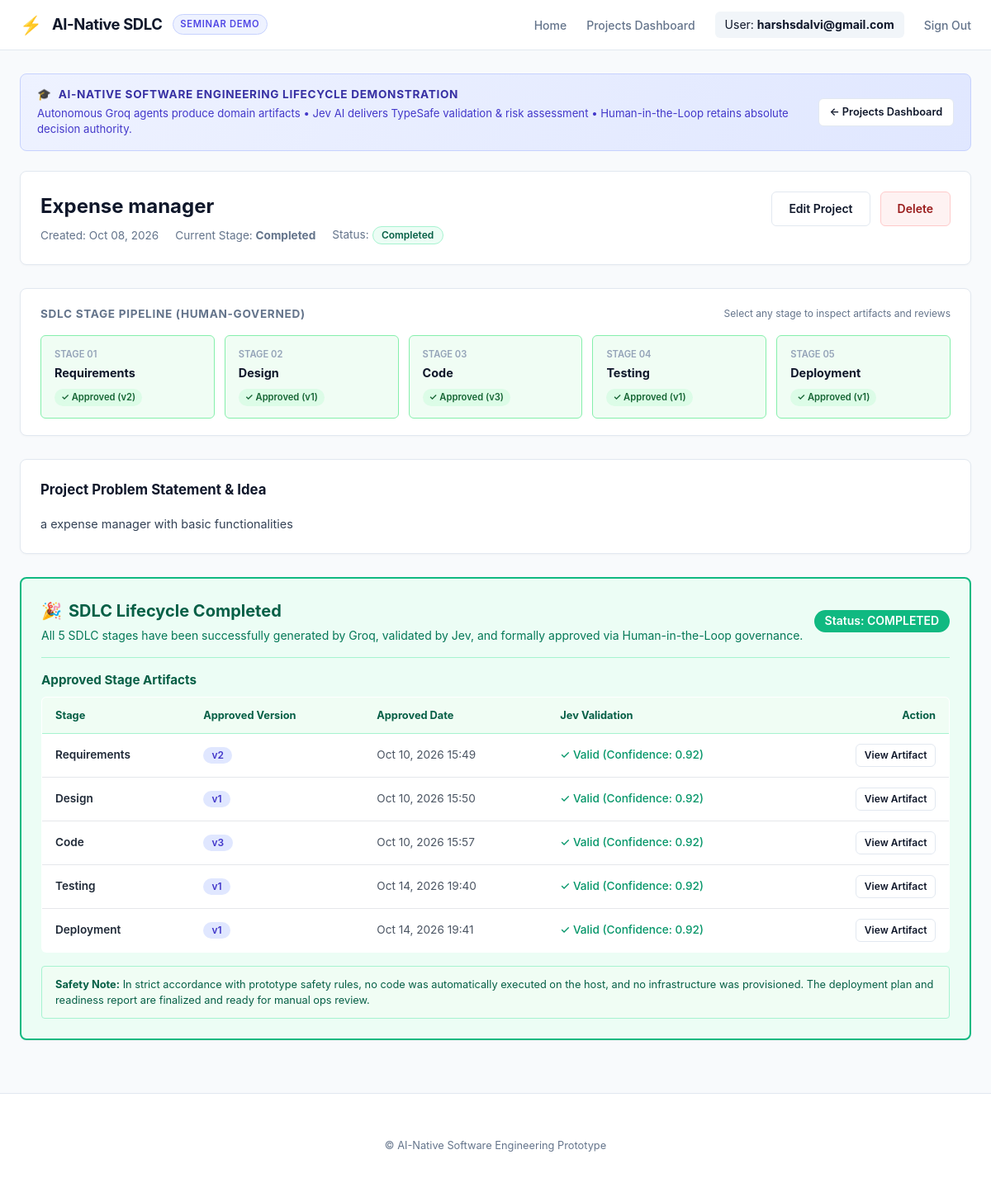
Screenshot of /projects/1/ (signed in) with the database file from the repository.
### projects/models.py (models this page shows, shortened)
class Project(models.Model):
    STAGE_CHOICES = [
        ('REQUIREMENTS', 'Requirements'),
        ('DESIGN', 'Design'),
        ('CODE', 'Code'),
        ('TESTING', 'Testing'),
        ('DEPLOYMENT', 'Deployment'),
        ('COMPLETED', 'Completed'),
    ]
    STATUS_CHOICES = [
        ('ACTIVE', 'Active'),
        ('COMPLETED', 'Completed'),
        ('ARCHIVED', 'Archived'),
    ]
    owner = models.ForeignKey(User, on_delete=models.CASCADE, related_name='projects')
    name = models.CharField(max_length=255)
    description = models.TextField()
    current_stage = models.CharField(max_length=20, choices=STAGE_CHOICES, default='REQUIREMENTS')
    status = models.CharField(max_length=20, choices=STATUS_CHOICES, default='ACTIVE')
    created_at = models.DateTimeField(auto_now_add=True)
    updated_at = models.DateTimeField(auto_now=True)
    class Meta:
        ordering = ['-updated_at']

### workflow/models.py (models this page shows, shortened)
class Artifact(models.Model):
    SOURCE_CHOICES = [
        ('AI', 'AI Generated'),
        ('HUMAN', 'Human Edited'),
    ]
    project = models.ForeignKey(Project, on_delete=models.CASCADE, related_name='artifacts')
    stage = models.CharField(max_length=20, choices=Project.STAGE_CHOICES)
    version = models.PositiveIntegerField(default=1)
    content = models.TextField()
    created_by = models.ForeignKey(User, on_delete=models.SET_NULL, null=True, blank=True, related_name='created_artifacts')
    source_type = models.CharField(max_length=10, choices=SOURCE_CHOICES, default='AI')
    is_approved = models.BooleanField(default=False)
    created_at = models.DateTimeField(auto_now_add=True)
    validation_meta = models.JSONField(null=True, blank=True)
    class Meta:
        unique_together = ('project', 'stage', 'version')
        ordering = ['-version']

### projects/views.py (the view)
# urls.py: path('<int:pk>/', views.project_detail_view, name='project_detail'),
@login_required
def project_detail_view(request, pk):
    project = get_object_or_404(Project, pk=pk, owner=request.user)
    stages = [s[0] for s in Project.STAGE_CHOICES]
    current_index = stages.index(project.current_stage) if project.current_stage in stages else 0
    completion_summary = None
    if project.status == 'COMPLETED' or project.current_stage == 'COMPLETED':
        summary_artifacts = []
        for s_key, s_name in [('REQUIREMENTS', 'Requirements'), ('DESIGN', 'Design'), ('CODE', 'Code'), ('TESTING', 'Testing'), ('DEPLOYMENT', 'Deployment')]:
            appr = project.artifacts.filter(stage=s_key, is_approved=True).order_by('-version').first()
            summary_artifacts.append({
                'stage': s_key,
                'stage_name': s_name,
                'artifact': appr,
            })
        completion_summary = {
            'is_completed': True,
            'artifacts': summary_artifacts,
        }
    sdlc_stages = ['REQUIREMENTS', 'DESIGN', 'CODE', 'TESTING', 'DEPLOYMENT']
    stage_display_names = dict(Project.STAGE_CHOICES)
    pipeline_info = []
    for s in sdlc_stages:
        approved_art = project.artifacts.filter(stage=s, is_approved=True).order_by('-version').first()
        has_any_art = project.artifacts.filter(stage=s).exists()
        pipeline_info.append({
            'stage': s,
            'name': stage_display_names.get(s, s),
            'is_approved': approved_art is not None,
            'approved_version': approved_art.version if approved_art else None,
            'is_current': (project.current_stage == s and project.status != 'COMPLETED'),
            'has_artifacts': has_any_art,
        })
    context = {
        'project': project,
        'stages': stages,
        'current_index': current_index,
        'completion_summary': completion_summary,
        'pipeline_info': pipeline_info,
    }
    return render(request, 'projects/project_detail.html', context)

### projects/templates/projects/project_detail.html (shortened to what this page needs)
{% extends "base.html" %}
{% block content %}
<div class="concept-banner">
    <div>
        <div class="concept-title">
            <span>🎓</span> AI-Native Software Engineering Lifecycle Demonstration
        </div>
        <p class="concept-desc">
            Autonomous Groq agents produce domain artifacts &bull; Jev AI delivers TypeSafe validation &amp; risk assessment &bull; Human-in-the-Loop retains absolute decision authority.
        </p>
    </div>
    <a href="{% url 'dashboard' %}" class="btn-secondary" style="font-size:0.8rem; padding:0.4rem 0.8rem; white-space:nowrap;">
        &larr; Projects Dashboard
    </a>
</div>
<div class="detail-header">
    <div>
        <h1 style="margin:0 0 0.4rem 0; font-size:1.5rem; font-weight:700;">{{ project.name }}</h1>
        <div style="font-size:0.85rem; color:var(--text-secondary); display:flex; gap:1.25rem; align-items:center;">
            <span>Created: {{ project.created_at|date:"M d, Y" }}</span>
            <span>Current Stage: <strong>{{ project.get_current_stage_display }}</strong></span>
            <span>Status:
                {% if project.status == 'COMPLETED' %}
                    <span class="badge badge-approved">Completed</span>
                {% else %}
                    <span class="badge" style="background:#EFF6FF; color:#1E40AF; border:1px solid #BFDBFE;">Active</span>
                {% endif %}
            </span>
        </div>
    </div>
    <div style="display:flex; gap:0.75rem; align-items:center;">
        <a href="{% url 'project_update' project.pk %}" class="btn-secondary">Edit Project</a>
        <a href="{% url 'project_delete' project.pk %}" class="btn-danger">Delete</a>
    </div>
</div>
<div class="pipeline-card">
    <div style="display:flex; justify-content:space-between; align-items:center; margin-bottom:1rem;">
        <span style="font-size:0.85rem; font-weight:700; text-transform:uppercase; letter-spacing:0.05em; color:var(--text-secondary);">
            SDLC Stage Pipeline (Human-Governed)
        </span>
        <span style="font-size:0.75rem; color:var(--text-secondary);">Select any stage to inspect artifacts and reviews</span>
    </div>
    <div class="pipeline-track">
        {% for node in pipeline_info %}
            <a href="{% url 'stage_detail' project.pk node.stage %}"
               class="pipeline-node {% if node.is_approved %}node-approved{% elif node.is_current %}node-current{% endif %}">
                <span class="node-step-label">Stage 0{{ forloop.counter }}</span>
                <span class="node-name">{{ node.name }}</span>
                <span class="node-status-pill {% if node.is_approved %}pill-approved{% elif node.is_current %}pill-current{% else %}pill-pending{% endif %}">
                    {% if node.is_approved %}
                        ✓ Approved (v{{ node.approved_version }})
                    {% elif node.is_current %}
                        ● Current Stage
                    {% else %}
                        ○ Pending
                    {% endif %}
                </span>
            </a>
        {% endfor %}
    </div>
</div>
<div class="section-box">
    <h3 style="margin-top:0; font-size:1.05rem; font-weight:700; color:var(--text-primary);">Project Problem Statement &amp; Idea</h3>
    <p style="white-space:pre-wrap; margin-bottom:0; color:#334155; line-height:1.6; font-size:0.9rem;">{{ project.description }}</p>
</div>
{% if completion_summary %}
<div class="section-box" style="border: 2px solid #10B981; background: #ECFDF5;">
    <div style="display:flex; justify-content:space-between; align-items:center; border-bottom: 1px solid #A7F3D0; padding-bottom: 1rem; margin-bottom: 1rem;">
        <div>
            <h2 style="margin:0; color: #065F46; display:flex; align-items:center; gap:0.5rem; font-size:1.25rem;">
                <span>🎉</span> SDLC Lifecycle Completed
            </h2>
            <p style="margin: 0.25rem 0 0 0; color: #047857; font-size: 0.875rem;">
                All 5 SDLC stages have been successfully generated by Groq, validated by Jev, and formally approved via Human-in-the-Loop governance.
            </p>
        </div>
        <span class="badge" style="background:#10B981; color:white; font-size:0.875rem; padding:0.4rem 0.8rem; border-radius:9999px;">
            Status: COMPLETED
        </span>
    </div>
    <h4 style="margin: 1rem 0 0.5rem 0; color: #065F46; font-size:0.95rem;">Approved Stage Artifacts</h4>
    <div style="overflow-x:auto;">
        <table style="width:100%; border-collapse:collapse; background:white; border-radius:6px; overflow:hidden; border:1px solid #D1FAE5;">
            <thead>
                <tr style="background:#F0FDF4; border-bottom:1px solid #A7F3D0; text-align:left; font-size:0.8rem; color:#065F46;">
                    <th style="padding:0.75rem 1rem;">Stage</th>
                    <th style="padding:0.75rem 1rem;">Approved Version</th>
                    <th style="padding:0.75rem 1rem;">Approved Date</th>
                    <th style="padding:0.75rem 1rem;">Jev Validation</th>
                    <th style="padding:0.75rem 1rem; text-align:right;">Action</th>
                </tr>
            </thead>
            <tbody>
                {% for item in completion_summary.artifacts %}
                <tr style="border-bottom:1px solid #E5E7EB; font-size:0.85rem;">
                    <td style="padding:0.75rem 1rem; font-weight:600; color:#1F2937;">
                        {{ item.stage_name }}
                    </td>
                    <td style="padding:0.75rem 1rem;">
                        {% if item.artifact %}
                            <span class="badge" style="background:#E0E7FF; color:#4338CA;">v{{ item.artifact.version }}</span>
                        {% else %}
                            <span style="color:#9CA3AF;">None</span>
                        {% endif %}
                    </td>
                    <td style="padding:0.75rem 1rem; color:#4B5563;">
                        {{ item.artifact.created_at|date:"M d, Y H:i"|default:"-" }}
                    </td>
                    <td style="padding:0.75rem 1rem;">
                        {% if item.artifact.validation_meta %}
                            <span style="color:#059669; font-weight:500;">
                                ✓ Valid (Confidence: {{ item.artifact.validation_meta.confidence|default:"N/A" }})
                            </span>
                        {% else %}
                            <span style="color:#6B7280;">Human Verified</span>
                        {% endif %}
                    </td>
                    <td style="padding:0.75rem 1rem; text-align:right;">
                        {% if item.artifact %}
                            <a href="{% url 'stage_detail' project.pk item.stage %}" class="btn-secondary" style="padding:0.25rem 0.6rem; font-size:0.75rem;">View Artifact</a>
                        {% endif %}
                    </td>
                </tr>
                {% endfor %}
            </tbody>
        </table>
    </div>
    <div style="margin-top:1rem; padding:0.75rem 1rem; background:#F0FDF4; border:1px solid #A7F3D0; border-radius:4px; font-size:0.8rem; color:#065F46;">
        <strong>Safety Note:</strong> In strict accordance with prototype safety rules, no code was automatically executed on the host, and no infrastructure was provisioned. The deployment plan and readiness report are finalized and ready for manual ops review.
    </div>
</div>
{% endif %}
{% endblock %}

### templates/base.html (shortened to what this page needs)
<!DOCTYPE html>
<html lang="en">
<head>
</head>
<body>
    <header>
        <nav>
            <a href="/" class="brand-box">
                <span style="font-size: 1.35rem;">⚡</span>
                <span class="logo">AI-Native SDLC</span>
                <span class="seminar-pill">Seminar Demo</span>
            </a>
            <ul class="nav-links">
                <li><a href="/">Home</a></li>
                <li><a href="/projects/">Projects Dashboard</a></li>
                {% if user.is_authenticated %}
                    <li class="nav-user">User: <strong>{{ user.username }}</strong></li>
                    <li>
                        <form method="post" action="{% url 'logout' %}" style="display:inline;">
                            <button type="submit" class="nav-btn">Sign Out</button>
                        </form>
                    </li>
                {% else %}
                    <li><a href="{% url 'login' %}">Login</a></li>
                    <li><a href="{% url 'register' %}">Register</a></li>
                {% endif %}
            </ul>
        </nav>
    </header>
    <main class="container">
        {% block content %}
        {% endblock content %}
    </main>
    <footer>
        <p>&copy; AI-Native Software Engineering Prototype</p>
    </footer>
</body>
</html>

### rows the page displays
Project: name "Expense manager", created_at "Oct 08, 2026", current_stage "Completed", description "a expense manager with basic functionalities"
Artifact: name "Requirements", approved_version "2", stage_name "Requirements", artifact.version "2", artifact.created_at "Oct 10, 2026 15:49", artifact.validation_meta.confidence "0.92"
Artifact: name "Design", approved_version "1", stage_name "Design", artifact.version "1", artifact.created_at "Oct 10, 2026 15:50", artifact.validation_meta.confidence "0.92"
Artifact: name "Code", approved_version "3", stage_name "Code", artifact.version "3", artifact.created_at "Oct 10, 2026 15:57", artifact.validation_meta.confidence "0.92"
Artifact: name "Testing", approved_version "1", stage_name "Testing", artifact.version "1", artifact.created_at "Oct 14, 2026 19:40", artifact.validation_meta.confidence "0.92"
Artifact: name "Deployment", approved_version "1", stage_name "Deployment", artifact.version "1", artifact.created_at "Oct 14, 2026 19:41", artifact.validation_meta.confidence "0.92"

### other values shown
{{ user.username }} "harshsdalvi@gmail.com"
